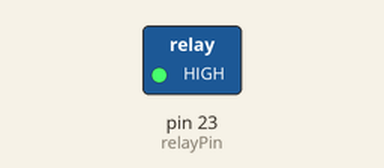
The sketch below on a simulated Arduino Mega 2560, built with avr-gcc and run on an emulated ATmega2560. Shown: switched loads named in the sketch (green lamp = pin HIGH).

Above: at 2.5 s.
At 32.5 s:
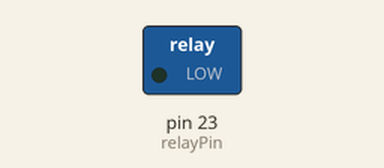
Timing chart, 0 to 78.0 s (numbered marks = the images above):
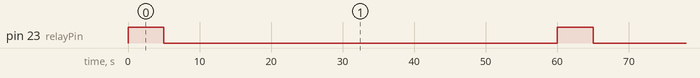

The sketch:

Modulo_Regado.ino
```cpp
const int relayPin = 23; // GPIO23 connected to relay

void setup() {
  pinMode(relayPin, OUTPUT);
  digitalWrite(relayPin, LOW); // Ensure pump starts OFF
}

void loop() {
  // Example: Run pump for 5 seconds every minute
  digitalWrite(relayPin, HIGH); // Activate relay (pump ON)
  delay(5000); // Pump runs for 5 seconds
  digitalWrite(relayPin, LOW); // Deactivate relay (pump OFF)
  delay(55000); // Wait 55 seconds
}
```

Measured:
- by itself, pin 23 (relayPin): alternates HIGH for 5.0 s and LOW for 55.0 s
